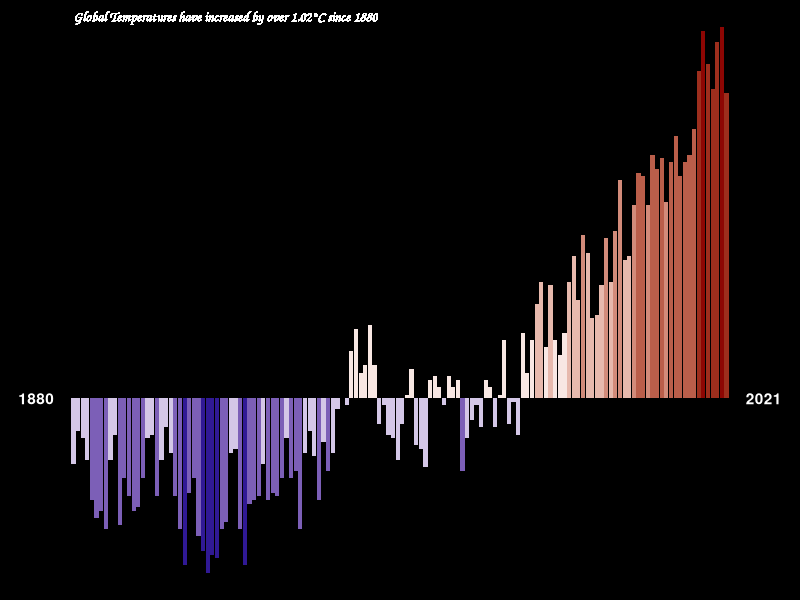
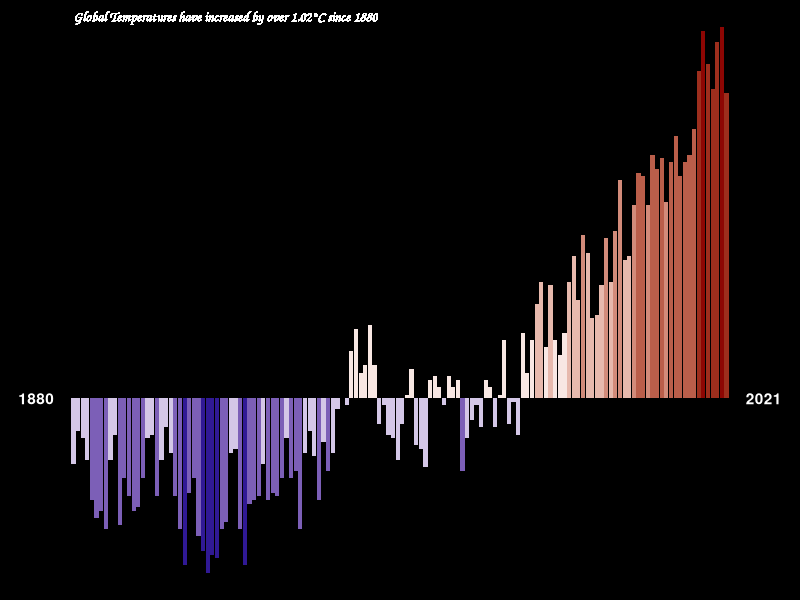

The R source for these figures, in order:
#########################################################
## Global Temperature have increased by over 1.2C \ Bars

library(tidyverse)  

# Using data from https://data.giss.nasa.gov/gistemp/
# We want the global mean over the whole year.
# So, we select the column with the mean from January to December J-D

read_csv("Data/GLB.Ts+dSST.csv",skip=1, na ="***") %>% 
  select(year = "Year",temp_mean = "J-D") %>% 
  drop_na() -> temper2

# For labeling only initial and final year we create a data frame with this traits

annotation <- temper2 %>% 
  arrange(year) %>%   
  slice(1,n())  %>% 
  mutate(temp_mean = 0, 
         x = year + c(-8,8))   

library(scales)
library(glue)


# Calculating the increase of degrees since 1880 
# Unicode for degrees temperature \u00B0

# Generate a variable of max and min of the data set 
max_data <- format(round(max(temper2$temp_mean), 2), nsmall=1)

min_year <- min(temper2$year)


ggplot(data = temper2) + 
  aes(x = year, y = temp_mean, fill= temp_mean) + 
  geom_col(show.legend = FALSE) +  
  geom_text(data = annotation, aes(x=x, label=year), 
            colour= "white", fontface = 2) +
  geom_text(x=1880, y=1.05, hjust=0, 
            label= glue("Global Temperatures have increased by over {max_data}\u00B0C since {min_year}"),
            fontface = 3,
            color="white", family = "Comic Sans MS", size = 3.5)  +
  scale_fill_stepsn(colors=c("dark blue","white","dark red"), 
                    values=rescale(c(min(temper2$temp_mean),0, max(temper2$temp_mean))),
                    limits=c(min(temper2$temp_mean),max(temper2$temp_mean)), 
                    n.breaks =8) +   
  theme_void() +
  theme(plot.background = element_rect(fill = "black"),
        legend.text = element_text(colour="white")
  )

ggsave("Figures/TemperatureBar.png", width=7, height=5)# for QRG
